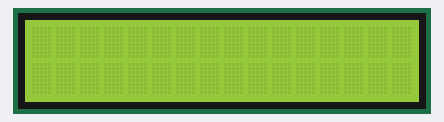
Bench run of a sketch on a simulated Arduino Uno, built with avr-gcc and run on an emulated ATmega328P. On the bench: 16×2 character LCD.

Above: at 0.1 s.
At 0.6 s:
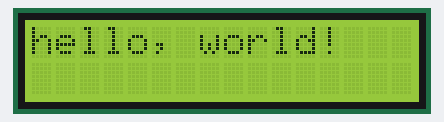

Measured:
- what the display in image 1 shows lasts 0.5 s, from 0.6 s to 1.1 s

The sketch:

Hello_World_Blink.ino
```cpp
/*
  LiquidCrystal Library - display() and noDisplay()

 Demonstrates the use a 16x2 LCD display.  The LiquidCrystal
 library works with all LCD displays that are compatible with the
 Hitachi HD44780 driver. There are many of them out there, and you
 can usually tell them by the 16-pin interface.

 This sketch prints "Hello World!" to the LCD and uses the
 display() and noDisplay() functions to turn on and off
 the display.

 The circuit:
 * LCD RS pin to digital pin 12
 * LCD Enable pin to digital pin 11
 * LCD D4 pin to digital pin 5
 * LCD D5 pin to digital pin 4
 * LCD D6 pin to digital pin 3
 * LCD D7 pin to digital pin 2
 * 10K resistor:
 * ends to +5V and ground
 * wiper to LCD VO pin (pin 3)

 Library originally added 18 Apr 2008
 by David A. Mellis
 library modified 5 Jul 2009
 by Limor Fried (http://www.ladyada.net)
 example added 9 Jul 2009
 by Tom Igoe
 modified 25 July 2009
 by David A. Mellis


 http://www.arduino.cc/en/Tutorial/LiquidCrystal
 */

// include the library code:
#include "Wire.h"
#include "LiquidCrystal.h"

// initialize the library with the numbers of the interface pins
LiquidCrystal lcd(8, 9, 4, 5, 6, 7);  // adjust this to suit your pins.

void setup() {
  // set up the LCD's number of rows and columns:
  lcd.begin(16, 2);
  // Print a message to the LCD.
  lcd.print("hello, world!");
}

void loop() {
  // Turn off the display:
  lcd.noDisplay();
  delay(500);
   // Turn on the display:
  lcd.display();
  delay(500);
}
```
